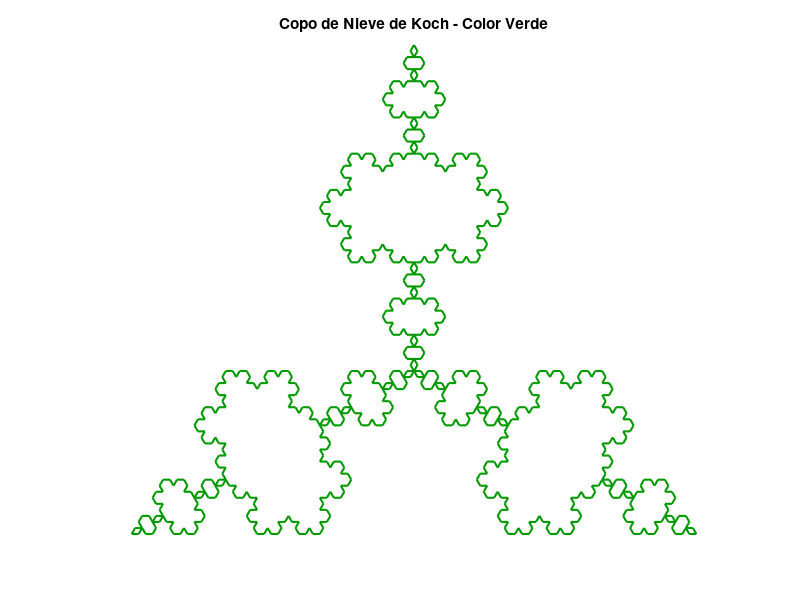

The MATLAB source for this figure:
function koch_snowflake
    n = 4;  % Nivel de recursión

    % Triángulo equilátero inicial
    p1 = [0, 0];
    p2 = [1, 0];
    angle = pi/3;
    p3 = [0.5, sin(angle)];

    % Generar los lados del copo de nieve
    side1 = koch_curve(p1, p2, n);
    side2 = koch_curve(p2, p3, n);
    side3 = koch_curve(p3, p1, n);

    % Unir los lados
    x = [side1(:,1); side2(2:end,1); side3(2:end,1)];
    y = [side1(:,2); side2(2:end,2); side3(2:end,2)];

    % Graficar
    figure
    plot(x, y, 'Color', [0, 0.6, 0], 'LineWidth', 1.5)
    axis equal off
    title('Copo de Nieve de Koch - Color Verde')
end

function points = koch_curve(p1, p2, n)
    if n == 0
        points = [p1; p2];
    else
        % Dividir el segmento en tres partes
        A = p1;
        B = p1 + (p2 - p1)/3;
        D = p1 + 2*(p2 - p1)/3;
        E = p2;

        % Calcular punto C, vértice del triángulo
        v = D - B;
        angle = pi/3;
        rot = [cos(angle), -sin(angle); sin(angle), cos(angle)];
        C = B + (rot * v')';

        % Recursión sobre los cuatro segmentos
        pA = koch_curve(A, B, n-1);
        pB = koch_curve(B, C, n-1);
        pC = koch_curve(C, D, n-1);
        pD = koch_curve(D, E, n-1);

        % Unir segmentos sin repetir nodos
        points = [pA(1:end-1,:); pB(1:end-1,:); pC(1:end-1,:); pD];
    end
end


%PARA QUE FUNCIONE SOLO SE DEBE ESCRIBIR (copo_de_nieve)%